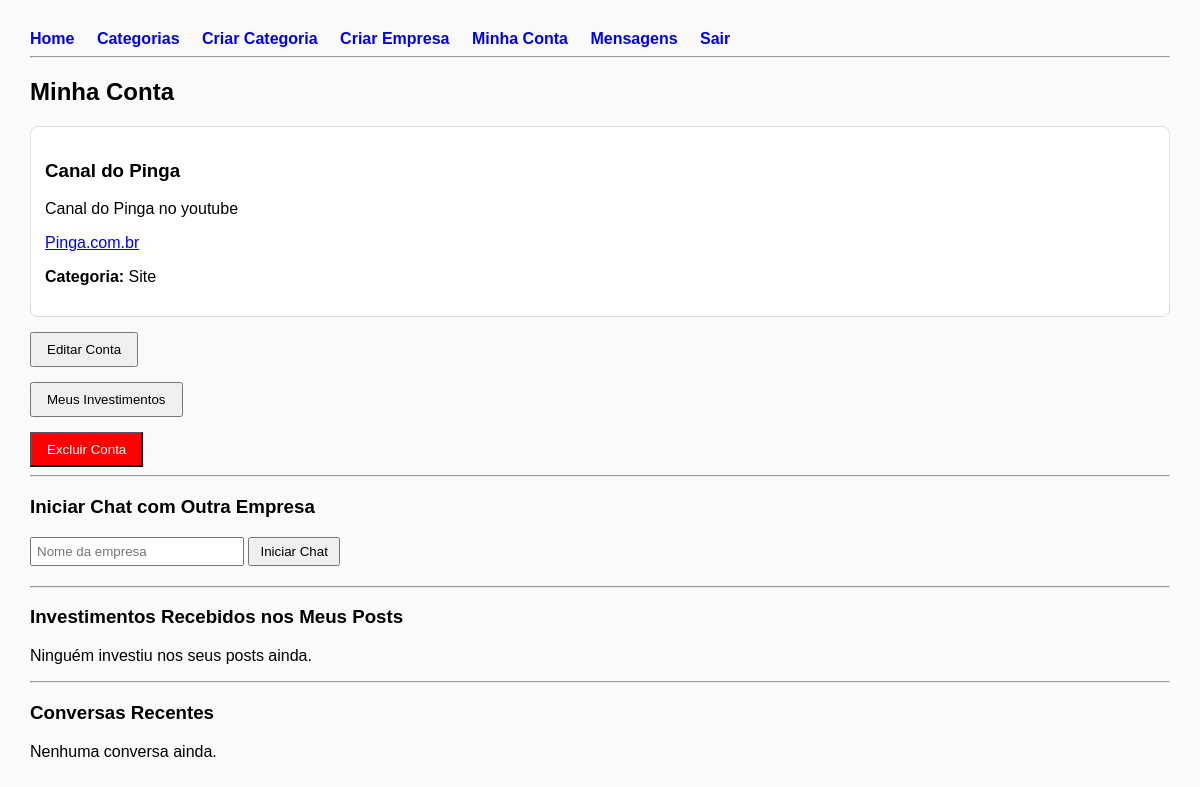
/my_account (signed in), run on an earlier commit of the app's database.
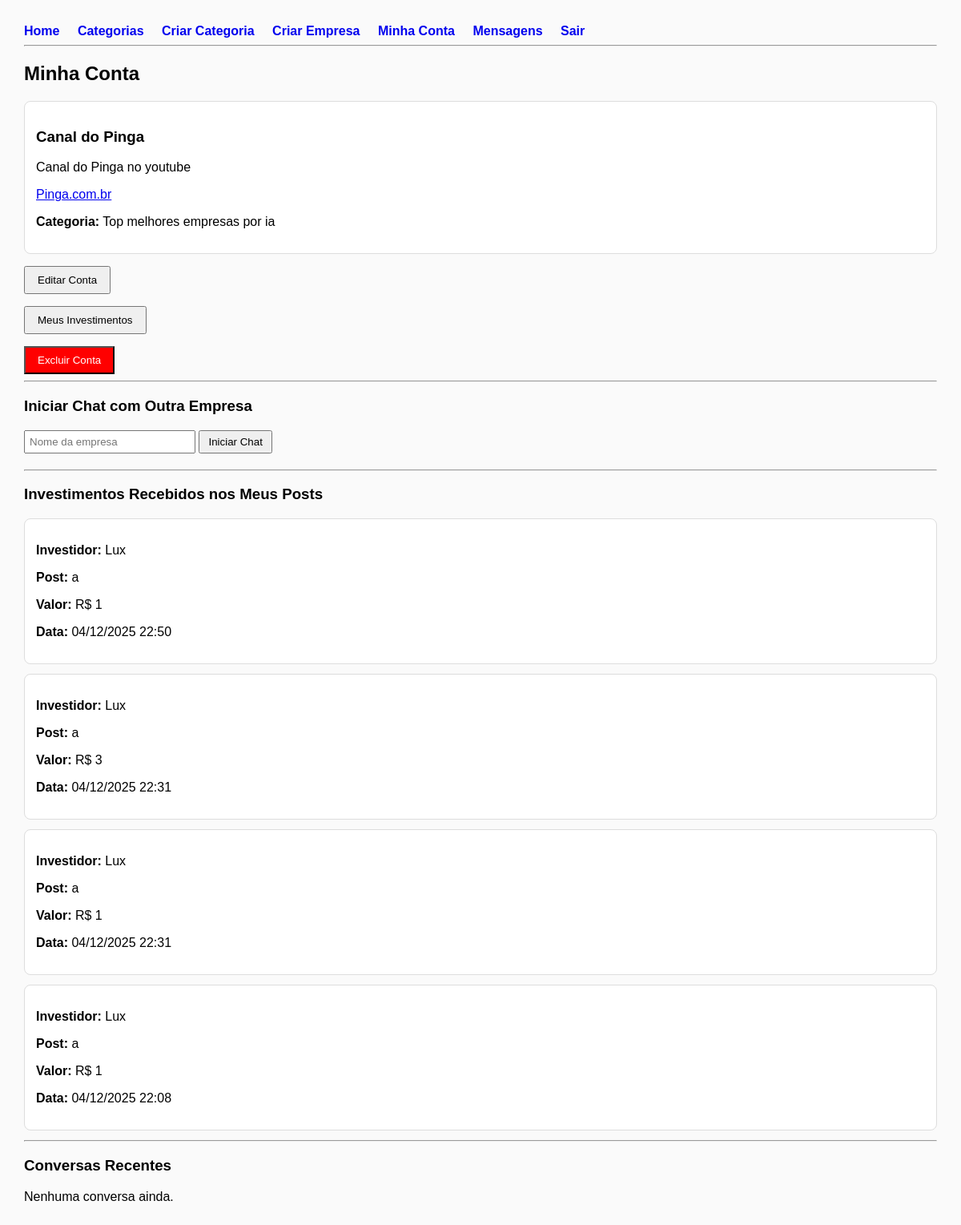
And on a later commit of the database.
### app.py (models this page shows)
class Category(db.Model):
    id = db.Column(db.Integer, primary_key=True)
    name = db.Column(db.String(120), unique=True, nullable=False)
    description = db.Column(db.String(300))
    created_at = db.Column(db.DateTime, default=datetime.utcnow)
    companies = db.relationship("Company", backref="category", lazy=True)
    posts = db.relationship(
        "Post",
        backref="category",
        cascade="all, delete-orphan",
        passive_deletes=True
    )

class InvestmentHistory(db.Model):
    id = db.Column(db.Integer, primary_key=True)
    company_id = db.Column(db.Integer, db.ForeignKey("company.id"), nullable=False)
    post_id = db.Column(db.Integer, db.ForeignKey("post.id"), nullable=False)
    amount = db.Column(db.Integer, nullable=False)
    created_at = db.Column(db.DateTime, default=datetime.utcnow)

class Company(db.Model):
    id = db.Column(db.Integer, primary_key=True)
    name = db.Column(db.String(140), nullable=False, unique=True)
    bio = db.Column(db.Text)
    website = db.Column(db.String(250))
    password = db.Column(db.String(200), nullable=False)
    created_at = db.Column(db.DateTime, default=datetime.utcnow)
    category_id = db.Column(db.Integer, db.ForeignKey("category.id"), nullable=True)
    comments = db.relationship("Comment", backref="author", lazy=True)
    investments_made = db.relationship("InvestmentHistory", backref="investor", lazy=True, foreign_keys='InvestmentHistory.company_id')
    messages_sent = db.relationship("Message", backref="sender", lazy=True, foreign_keys='Message.sender_id')
    messages_received = db.relationship("Message", backref="receiver", lazy=True, foreign_keys='Message.receiver_id')

class Post(db.Model):
    id = db.Column(db.Integer, primary_key=True)
    title = db.Column(db.String(200), nullable=False)
    content = db.Column(db.Text)
    created_at = db.Column(db.DateTime, default=datetime.utcnow)
    likes = db.Column(db.Integer, default=0)
    investment = db.Column(db.Integer, default=0)
    score = db.Column(db.Float, default=0)
    company_id = db.Column(db.Integer, db.ForeignKey("company.id"), nullable=False)
    category_id = db.Column(
        db.Integer,
        db.ForeignKey("category.id", ondelete="CASCADE"),
        nullable=False
    )
    comments = db.relationship(
        "Comment",
        backref="post",
        lazy=True,
        cascade="all, delete-orphan"
    )
    investment_history = db.relationship(
        "InvestmentHistory",
        backref="post",
        lazy=True,
        cascade="all, delete-orphan"
    )
    company = db.relationship("Company", backref="posts")

### app.py (the view)
@app.route("/my_account", methods=["GET", "POST"])
def my_account():
    if "company_id" not in session:
        return redirect("/login")
    company = Company.query.get(session["company_id"])
    if not company:
        session.pop("company_id", None)  # limpa a sessão se estiver inválida
        return redirect("/login")
    if request.method == "POST":
        other_name = request.form.get("other_name", "").strip()
        other_company = Company.query.filter_by(name=other_name).first()
        if other_company:
            return redirect(url_for("chat", other_id=other_company.id))
        return "Empresa não encontrada", 404
    investments_received = (
        db.session.query(InvestmentHistory)
        .join(Post, InvestmentHistory.post_id == Post.id)
        .filter(Post.company_id == company.id)
        .order_by(InvestmentHistory.created_at.desc())
        .all()
    )
    investments_made = (
        InvestmentHistory.query
        .filter_by(company_id=company.id)
        .order_by(InvestmentHistory.created_at.desc())
        .all()
    )
    contacts = set()
    msgs = Message.query.filter(
        (Message.sender_id == company.id) | (Message.receiver_id == company.id)
    ).all()
    for m in msgs:
        if m.sender_id != company.id:
            contacts.add(m.sender_id)
        if m.receiver_id != company.id:
            contacts.add(m.receiver_id)
    contact_companies = Company.query.filter(Company.id.in_(contacts)).all() if contacts else []
    return render_template(
        "my_account.html",
        company=company,
        investments_received=investments_received,
        investments_made=investments_made,
        contacts=contact_companies
    )

### templates/my_account.html
{% extends "base.html" %}
{% block content %}
<h2>Minha Conta</h2>
<div class="card">
  <h3>{{ company.name }}</h3>
  <p>{{ company.bio or "Sem bio" }}</p>
  <p>
    {% if company.website %}
      <a href="{{ company.website }}" target="_blank">{{ company.website }}</a>
    {% else %}
      Sem site
    {% endif %}
  </p>
  <p><strong>Categoria:</strong> {{ company.category.name if company.category else '—' }}</p>
</div>
<div style="margin-top: 15px;">
  <a href="{{ url_for('edit_account') }}">
    <button style="padding: 8px 15px; cursor: pointer;">Editar Conta</button>
  </a>
</div>
<div style="margin-top: 15px;">
  <a href="{{ url_for('my_investments') }}">
    <button style="padding: 8px 15px; cursor: pointer;">Meus Investimentos</button>
  </a>
</div>
<div style="margin-top: 15px;">
  <form action="{{ url_for('delete_account', company_id=company.id) }}" method="POST" onsubmit="return confirm('Tem certeza que quer apagar sua conta? Essa ação é irreversível!');">
    <button type="submit" style="background:red; color:white; padding:8px 15px; cursor:pointer;">Excluir Conta</button>
  </form>
</div>
<hr>
<h3>Iniciar Chat com Outra Empresa</h3>
<form method="POST" action="{{ url_for('my_account') }}" style="margin-bottom:20px;">
  <input type="text" name="other_name" placeholder="Nome da empresa" required style="padding:5px; width:200px;">
  <button type="submit" style="padding: 5px 10px; cursor:pointer;">Iniciar Chat</button>
</form>
<hr>
<h3>Investimentos Recebidos nos Meus Posts</h3>
{% if investments_received %}
  {% for inv in investments_received %}
    <div class="card">
      <p><strong>Investidor:</strong> {{ inv.investor.name }}</p>
      <p><strong>Post:</strong> {{ inv.post.title }}</p>
      <p><strong>Valor:</strong> R$ {{ inv.amount }}</p>
      <p><strong>Data:</strong> {{ inv.created_at.strftime('%d/%m/%Y %H:%M') }}</p>
    </div>
  {% endfor %}
{% else %}
  <p>Ninguém investiu nos seus posts ainda.</p>
{% endif %}
<hr>
<h3>Conversas Recentes</h3>
{% if recent_chats %}
  <ul style="list-style: none; padding: 0;">
    {% for chat in recent_chats %}
      {% set other = chat['other'] %}
      {% set last_msg = chat['last_msg'] %}
      <li style="margin-bottom:10px;">
        <a href="{{ url_for('chat', other_id=other.id) }}" style="text-decoration:none; color:#333;">
          <div class="card" style="padding:10px;">
            <strong>{{ other.name }}</strong><br>
            <span style="font-size:0.9em; color:#555;">
              {{ last_msg.content[:50] }}{% if last_msg.content|length > 50 %}...{% endif %}
            </span><br>
            <small>{{ last_msg.created_at.strftime('%d/%m/%Y %H:%M') }}</small>
          </div>
        </a>
      </li>
    {% endfor %}
  </ul>
{% else %}
  <p>Nenhuma conversa ainda.</p>
{% endif %}
{% endblock %}

What changed in the data, as far as the page shows it:
changed Category: category "Site" → "Top melhores empresas por ia"
added InvestmentHistory: investor.name "Lux", post "a", amount "1", created_at "04/12/2025 22:50"
added InvestmentHistory: investor.name "Lux", post "a", amount "3", created_at "04/12/2025 22:31"
added InvestmentHistory: investor.name "Lux", post "a", amount "1", created_at "04/12/2025 22:31"
added InvestmentHistory: investor.name "Lux", post "a", amount "1", created_at "04/12/2025 22:08"
Also different on the page:
text no longer shown: "Ninguém investiu nos seus posts ainda."
